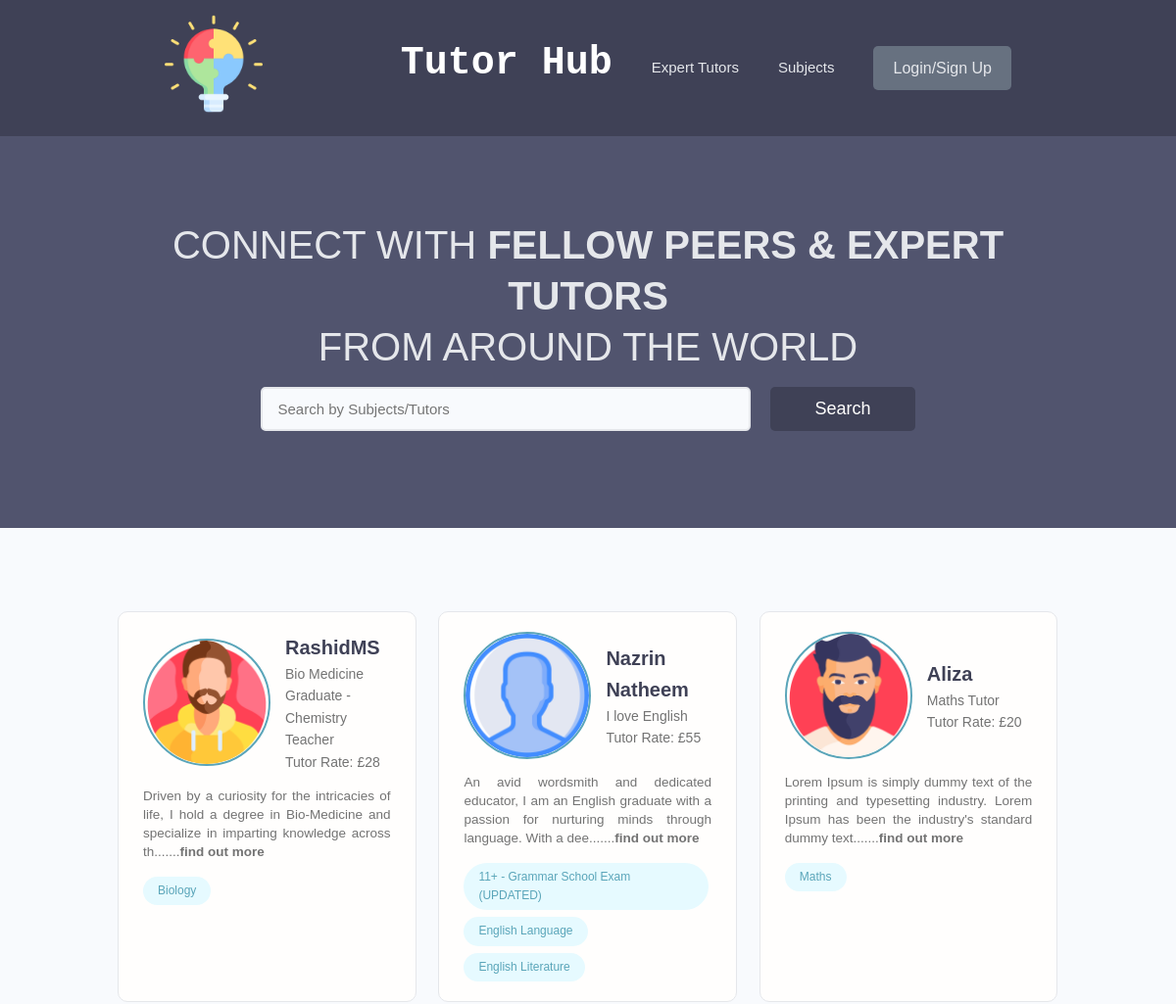
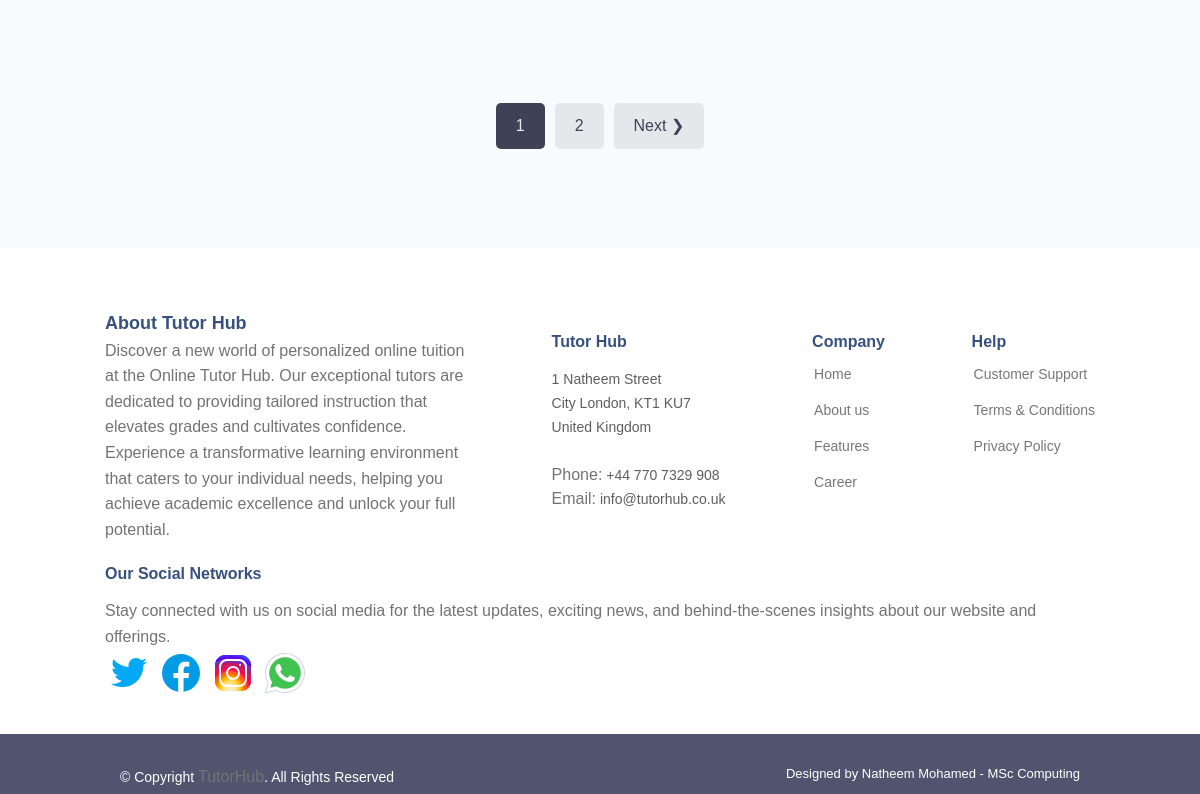
/tutor-profiles/, run on the app's committed database (2 pictures, top to bottom).
### userprofile/models.py (models this page shows, shortened)
class TutorProfile(models.Model):
    user = models.OneToOneField(settings.AUTH_USER_MODEL, on_delete=models.CASCADE,
                                     null=True, blank=True)
    email = models.EmailField(max_length=500, blank=False, null=True)
    username = models.CharField(max_length=100, blank=False, null=True)
    name = models.CharField(max_length=200, blank=False, null=True)
    first_name = models.CharField(max_length=300, blank=False, null=True)
    last_name = models.CharField(max_length=300, blank=True, null=True)
    location = models.CharField(max_length=500, blank=True, null=True)
    short_intro = models.CharField(max_length=200, blank=False, null=True)
    bio = models.TextField(blank=False, null=True, validators=[MinLengthValidator(50, "Bio must be at least 50 characters long.")])
    hourly_rate = models.CharField(max_length=20, blank=True, null=True)
    teaching_subjects = models.ManyToManyField('MainSubjSkill',blank=True)
    profile_image = models.ImageField(null=True, blank=True, upload_to='tutor-profile-img/',
                                      default="defaultprofileimg/default.png")
    profile_image_uploaded = models.BooleanField(default=False)
    identification = models.ImageField(upload_to='tutor-id/', default="default-image/identification.png")
    identification_uploaded = models.BooleanField(default=False)
    degree = models.ImageField(null=True, blank=True, upload_to='tutor-degree/', default="default-image/degree.png")
    degree_uploaded = models.BooleanField(default=False)
    created = models.DateTimeField(auto_now_add=True)
    id = models.UUIDField(default=uuid.uuid4,
                          unique=True, primary_key=True, editable=False)

class MainSubjSkill(models.Model):
    owner = models.ForeignKey(TutorProfile, on_delete=models.CASCADE, null=True, blank=True)
    subject_name = models.CharField(max_length=200, unique=False)
    subject_description = models.TextField(null=True, blank=True)
    created = models.DateTimeField(auto_now_add=True)
    id = models.UUIDField(default=uuid.uuid4, unique=True,
                          primary_key=True, editable=False)
    def __str__(self):
        return str(self.subject_name)

### userprofile/views.py (the view)
# urls.py: path('tutor-profiles/', views.tutorProfiles, name="tutor-profiles"),
def tutorProfiles(request):
    tutors, search_query = searchTutors(request)
    page_number_range, tutors = paginateTutorProfiles (request, tutors, 3)
    context = {'tutors': tutors, 'search_query': search_query, 'page_number_range': page_number_range}
    return render(request, 'userprofile/tutorprofile/tutor-profiles.html', context)

### userprofile/utils.py (called while the page is built)
def paginateTutorProfiles(request, profiles, results):
    page = request.GET.get('page', 1)
    paginator = Paginator(profiles, results)
    page_number_range = paginator.page_range
    paginated_profiles = paginator.page(page)
    return page_number_range, paginated_profiles

def searchTutors(request):
    search_query = ''
    if request.GET.get('search_query'):
        search_query = request.GET.get('search_query')
    subject = MainSubjSkill.objects.filter(subject_name__icontains=search_query)
    tutors = TutorProfile.objects.distinct().filter(
        Q(name__icontains=search_query) |
        Q(short_intro__icontains=search_query) |
        Q(hourly_rate__icontains=search_query) |
        Q(mainsubjskill__in=subject)
    )
    return tutors, search_query

### userprofile/templates/userprofile/tutorprofile/tutor-profiles.html (shortened to what this page needs)
{% extends 'main.html' %}
{% load static %}
{% block content %}
<main class="home">
    <section class="hero-section text-center">
      <div class="container container--narrow">
        <div class="hero-section__box">
          <h2>CONNECT WITH <span>FELLOW PEERS & EXPERT TUTORS</span></h2>
          <h2>FROM AROUND THE WORLD</h2>
        </div>
        <div class="hero-section__search">
          <form class="form" action="{% url 'tutor-profiles' %}" method="GET">
            <div class="form__field">
              <input class="input input--text" id="formInput#search" type="text" name="search_query"
                value="{{search_query}}" placeholder="Search by Subjects/Tutors" />
            </div>
            <input class="btn btn--sub btn--lg" type="submit" value="Search" />
          </form>
        </div>
      </div>
    </section>
    <section class="devlist">
      <div class="container">
        <div class="grid grid--three">
          {% for tutor in tutors %}
          <div class="column card">
            <div class="dev">
              <a href="{% url 'tutor-profile' tutor.id %}" class="card__body">
                <div class="dev__profile">
                  <img class="avatar avatar--md" src="{{tutor.profile_image.url}}" alt="image" />
                  <div class="dev__meta">
                    <h3>{{tutor.username}}</h3>
                    <h5>{{tutor.short_intro|slice:"70"}}</h5>
                    <h5>Tutor Rate: {{tutor.hourly_rate}}</h5>
                  </div>
                </div>
                <p class="dev__info">{{tutor.bio|slice:"130"}}.......<b>find out more</b></p>
                <div class="dev__skills">
                  {% for mainsubjskill in tutor.mainsubjskill_set.all|slice:"5" %}
                  <span class="tag tag--pill tag--main">
                    <small>{{mainsubjskill}}</small>
                  </span>
                  {% endfor %}
                </div>
              </a>
            </div>
          </div>
          {% endfor %}
        </div>
      </div>
    </section>
    {% include 'pagenumbers.html' with queryset=tutors page_range=page_number_range %}
  </main>
{% endblock content %}

### static/styles/main-styles.css (style rules this page uses)
* { margin: 0; padding: 0; box-sizing: border-box; text-rendering: optimizeLegibility; color: inherit; font-size: inherit; }
html { font-size: 50%; }
@media only screen and (min-width: 480px) { html { font-size: 56.25%; } }
@media only screen and (min-width: 1200px) { html { font-size: 62.5%; } }
body { line-height: 1.6; font-weight: 400; font-size: 1.5rem; color: var(--color-text); background-color: var(--color-bg); min-height: 100vh; }
.form { display: block; }
.form__field { margin-top: 1.5rem; margin-bottom: 1.5rem; }
input.input[type='text'], input.input[type='email'], input.input[type='password'], input.input[type='number'], select.input, textarea.input { min-width: 24rem; width: 100%; padding: 1.2rem 1.5rem; border-radius: 0.5rem; border: 2px solid var(--color-light); transition: all 0.3s ease-in-out; background-color: var(--color-bg); }
.card { border-radius: 1rem; background-color: var(--color-white); border: 1.5px solid var(--color-light); width: auto; height: auto; margin-top: 0.5rem; margin-bottom: 0.5rem; overflow: hidden; }
.card__body, .card__header { padding: 2rem 2.5rem; }
.container { width: 92%; max-width: 165rem; margin: 0 auto; box-sizing: border-box; }
.container--narrow { width: 92%; max-width: 120rem; }
@media screen and (min-width: 1000px) { .container { width: 90%; } }
@media screen and (min-width: 1000px) { .container--narrow { width: 85%; } }
@media screen and (min-width: 1200px) { .container { width: 80%; } }
@media screen and (min-width: 1200px) { .container--narrow { width: 72%; } }
.text-center { text-align: center; }
:root { --color-main: #5aa5b9; --color-main-light: #e6faff; --color-sub: #3f4156; --color-sub-light: #51546e; --color-sub-lighter: #ededfd; --color-text: #737373; --color-gray: #8b8b8b; --color-light: #e5e7eb; --color-light-gray: #767676; --color-bg: #f8fafd; --color-white: #fffefd; --color-white-light: #f3f3f3; --color-success: #359e64; --color-success-bg: #def8e8; --color-error: #fc4b0b; --color-error-bg: #fff2ee; --font-base: 'Poppins', arial, helvetica, 'Segoe UI', roboto, ubuntu, sans-serif; --font-monospace: 'Fira Code', 'Courier New', courier, monospace; --font-regular: 300; --font-medium: 500; --font-bold: 700; --generic-shadow: 1px 1px 5px #00000010; --generic-transition: all 0.3s ease-in-out; }
* { font-family: var(--font-base); }
h2 { font-size: 2.6rem; font-weight: var(--font-bold); }
h3 { font-size: 3.2rem; font-weight: var(--font-medium); }
h5 { font-size: 2.4rem; font-weight: var(--font-medium); }
h5, h6 { font-weight: var(--font-regular); }
p, span, strong { font-size: 1.6rem; color: var(--color-text); font-weight: var(--font-regular); }
a { padding-bottom: 2px; text-decoration: none; display: inline-block; color: var(--color-main); font-weight: var(--font-medium); }
.btn { display: inline-block; position: relative; cursor: pointer; background-color: var(--color-light); font-weight: var(--font-medium); color: var(--color-sub); text-decoration: none; padding: 1rem 2rem; border-radius: 0.5rem; border: none; width: -webkit-fit-content; width: -moz-fit-content; width: fit-content; height: -webkit-fit-content; height: -moz-fit-content; height: fit-content; font-size: 1.6rem; outline-width: 0; outline-color: transparent; -webkit-backface-visibility: hidden; backface-visibility: hidden; transition: all 0.3s ease-in-out; }
.btn--sub { background-color: var(--color-sub); color: var(--color-white); }
.btn--lg { font-size: 1.8rem; padding: 1.2rem 4.5rem; }
.grid { display: flex; flex-wrap: wrap; justify-content: flex-start; align-items: stretch; }
.grid > .column { min-width: 28rem; margin-bottom: 2.5rem; }
.grid--three > .column { flex-basis: 100%; }
@media screen and (min-width: 800px) { .grid--three { margin-right: -2%; } }
@media screen and (min-width: 800px) { .grid--three > .column { margin-right: 2%; } }
@media screen and (min-width: 800px) { .grid--three > .column { flex-basis: 48%; } }
@media screen and (min-width: 1200px) { .grid--three { margin-right: -2.33%; } }
@media screen and (min-width: 1200px) { .grid--three > .column { margin-right: 2.33%; } }
@media screen and (min-width: 1200px) { .grid--three > .column { flex-basis: 31%; } }
.avatar { border-radius: 50%; border: 2px solid var(--color-main); object-fit: cover; }
.avatar--md { height: 7rem; width: 7rem; }

### data on the page
TutorProfile: profile_image (picture), username "RashidMS", short_intro "Bio Medicine Graduate - Chemistry Teacher", hourly_rate "£28", bio "Driven by a curiosity for the intricacies of life, I hold a degree in Bio-Medicine and specialize in imparting knowledge across th"
MainSubjSkill: subject_name "Biology"
TutorProfile: profile_image (placeholder picture), username "Nazrin Natheem", short_intro "I love English", hourly_rate "£55", bio "An avid wordsmith and dedicated educator, I am an English graduate with a passion for nurturing minds through language. With a dee"
MainSubjSkill: subject_name "11+ - Grammar School Exam (UPDATED)"
MainSubjSkill: subject_name "English Language"
MainSubjSkill: subject_name "English Literature"
TutorProfile: profile_image (picture), username "Aliza", short_intro "Maths Tutor", hourly_rate "£20", bio "Lorem Ipsum is simply dummy text of the printing and typesetting industry. Lorem Ipsum has been the industry's standard dummy text"
MainSubjSkill: subject_name "Maths"

### other printed values
{{ page }} "1"
{{ page }} "2"
